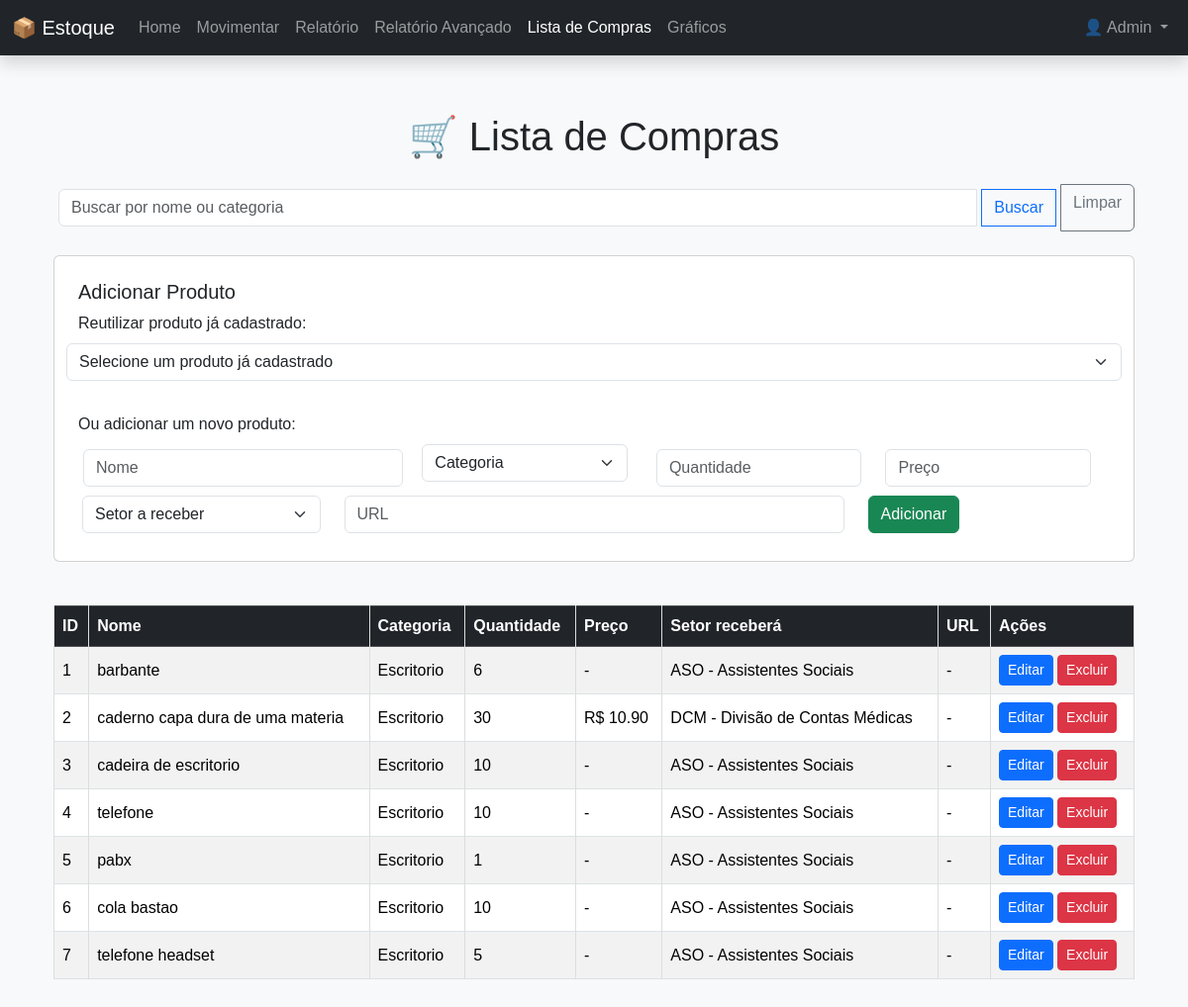
Page /lista_compras (signed in) on the earlier database version.
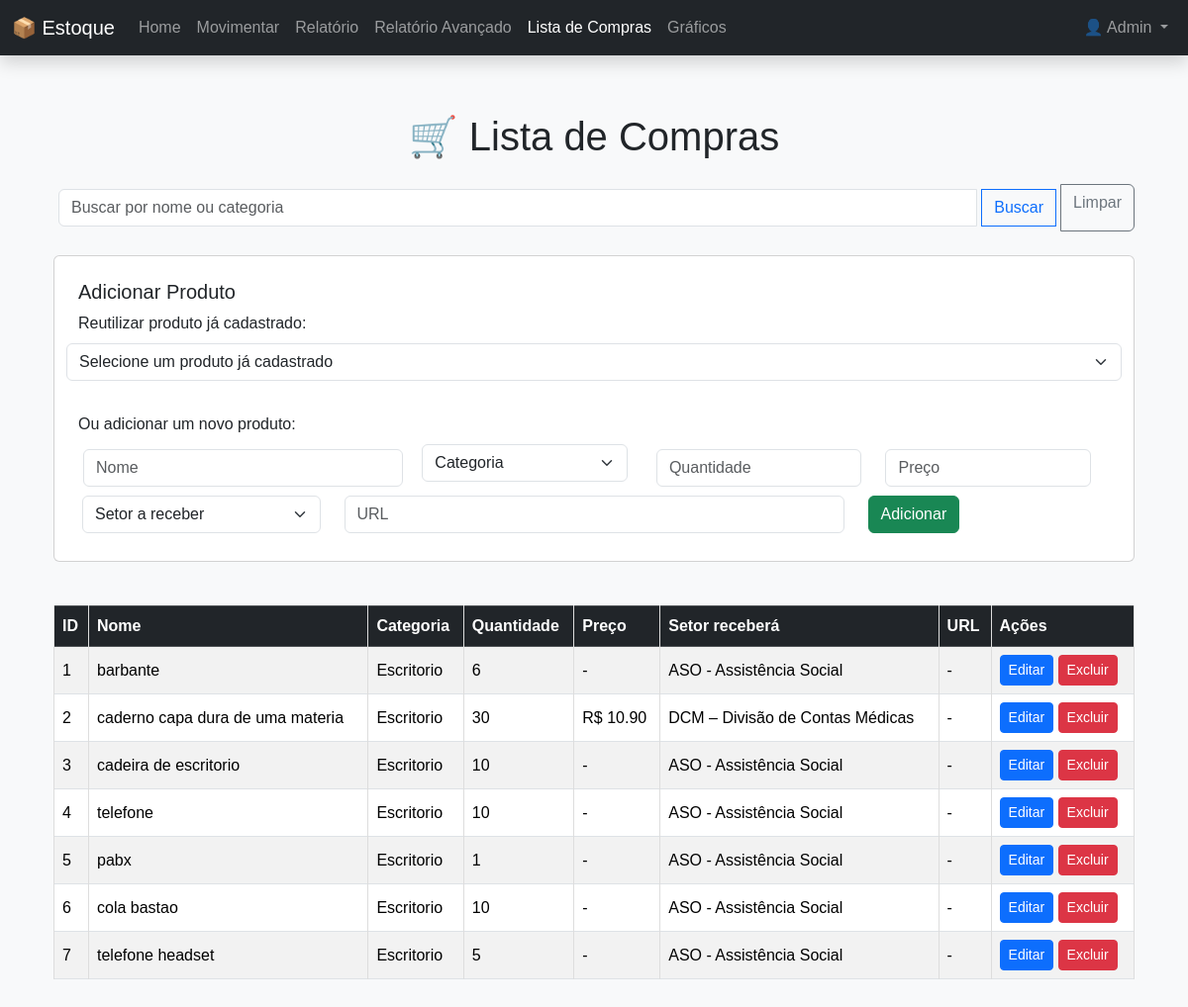
Same page on the later database version.
### models.py (models this page shows, shortened)
class Compra(db.Model):
    __tablename__ = 'compras'
    id = db.Column(db.Integer, primary_key=True)
    nome = db.Column(db.String(100), nullable=False)
    categoria_id = db.Column(db.Integer, db.ForeignKey('categoria.id'), nullable=False)
    quantidade = db.Column(db.Integer, nullable=False)
    preco = db.Column(db.Float, nullable=True)
    setor_id = db.Column(db.Integer, db.ForeignKey('setores.id'), nullable=True)
    url = db.Column(db.String(500), nullable=True)
    categoria = db.relationship('Categoria', backref='compras')
    setor = db.relationship('Setor', backref='compras')

class Setor(db.Model):
    __tablename__ = 'setores'
    id = db.Column(db.Integer, primary_key=True)
    nome = db.Column(db.String(100), nullable=False)
    status = db.Column(db.Boolean, default=True, nullable=True)

class Categoria(db.Model):
    id = db.Column(db.Integer, primary_key=True)
    nome = db.Column(db.String(50), nullable=False, unique=True)
    produtos = db.relationship('Produto', backref='categoria', lazy=True)

### app.py (the view)
@app.route('/lista_compras')
@login_required
def lista_compras():
    busca = request.args.get('busca')
    categorias = Categoria.query.all()
    setores = Setor.query.all()
    produtos = Produto.query.all()
    if busca:
        compras = Compra.query.join(Categoria).filter(
            Compra.nome.ilike(f'%{busca}%') |
            Categoria.nome.ilike(f'%{busca}%')
        ).all()
    else:
        compras = Compra.query.all()
    return render_template('lista_compras.html', categorias=categorias, setores=setores, compras=compras, produtos=produtos)

### app.py (called while the page is built)
@login_manager.user_loader
def load_user(user_id):
    return Usuario.query.get(int(user_id))

### models.py (called while the page is built)
    @property
    def is_admin(self):
        return self.tipo == 'admin'

### templates/lista_compras.html (shortened to what this page needs)
{% extends 'base.html' %}
{% block content %}
<div class="container mt-4">
  <h1 class="text-center mb-4">🛒 Lista de Compras</h1>
  <form class="input-group mb-4" method="GET" action="{{ url_for('lista_compras') }}">
    <input type="text" name="busca" class="form-control" placeholder="Buscar por nome ou categoria">
    <button class="btn btn-outline-primary" type="submit">Buscar</button>
    <a href="{{ url_for('lista_compras') }}" class="btn btn-outline-secondary">Limpar</a>
  </form>
  <div class="card p-4 mb-4">
    <h5 class="card-title">Adicionar Produto</h5>
    <div class="row">
      <label class="form-label">Reutilizar produto já cadastrado:</label>
      <select class="form-select" name="produto_id" id="produto_id">
        <option value="">Selecione um produto já cadastrado</option>
      </select>
    </div>
    <div class="row mt-3">
      <label class="form-label">Ou adicionar um novo produto:</label>
      <form action="{{ url_for('adicionar_compra') }}" method="POST" class="row">
        <div class="col col-4">
          <input type="text" name="nome" class="form-control" placeholder="Nome" required id="nome">
        </div>
        <div class="col">
          <select name="categoria_id" class="form-select"  id="categoria_id">
            <option value="">Categoria</option>
          </select>
        </div>
        <div class="col">
          <input type="number" name="quantidade" class="form-control" placeholder="Quantidade" required min="0">
        </div>
        <div class="col ">
          <input type="number" name="preco" class="form-control" step="0.01" placeholder="Preço" min="0" id="preco">
        </div>
      </div>
      <div class="row p-1">
        <div class="col">
          <select class="form-select" name="setor_id">
            <option value="">Setor a receber</option>
          </select>
        </div>
        <div class="col col-6" >
          <input type="text" name="url" class="form-control" placeholder="URL">
        </div>
        <div class="col">
          <button type="submit" class="btn btn-success">Adicionar</button>
        </div>
    </div>
  </div>
  <div class="table-responsive">
    <table class="table table-bordered table-striped table-hover align-middle">
      <thead class="table-dark">
        <tr>
          <th>ID</th>
          <th>Nome</th>
          <th>Categoria</th>
          <th>Quantidade</th>
          <th>Preço</th>
          <th>Setor receberá</th>
          <th>URL</th>
          <th>Ações</th>
        </tr>
      </thead>
      <tbody>
        {% for c in compras %}
        <tr>
          <td>{{ c.id }}</td>
          <td>{{ c.nome }}</td>
          <td>{% if c.categoria %}{{ c.categoria.nome }}{% else %} - {% endif %}</td>
          <td>{{ c.quantidade }}</td>
          <td>{% if c.preco %}R$ {{ "%.2f"|format(c.preco) }}{% else %} - {% endif %}</td>
          <td>{% if c.setor %}{{ c.setor.nome }}{% else %} - {% endif %}</td>
          <td>
              {% if c.url %}
                <a href="{{ c.url }}" target="_blank">
                  {{ c.url[:30] }}{% if c.url|length > 30 %}...{% endif %}
                </a>
              {% else %}
                -
              {% endif %}
          </td>
          <td>
            <a href="{{ url_for('edit_compra', id=c.id) }}" class="btn btn-sm btn-primary">Editar</a>
            <a href="{{ url_for('delete_compra', id=c.id) }}" class="btn btn-sm btn-danger"
               onclick="return confirm('Deseja mesmo excluir este produto da lista de compras?');">Excluir</a>
          </td>
        </tr>
        {% else %}
        <tr>
          <td colspan="8" class="text-center">Nenhum produto encontrado.</td>
        </tr>
        {% endfor %}
      </tbody>
    </table>
  </div>
</div>
{% endblock %}

Differences in the rows shown:
changed through a linked row, Compra "barbante": setor.nome "ASO - Assistentes Sociais" → "ASO - Assistência Social"
changed through a linked row, Compra "caderno capa dura de uma materia": setor.nome "DCM - Divisão de Contas Médicas" → "DCM – Divisão de Contas Médicas"
changed through a linked row, Compra "cadeira de escritorio": setor.nome "ASO - Assistentes Sociais" → "ASO - Assistência Social"
changed through a linked row, Compra "telefone": setor.nome "ASO - Assistentes Sociais" → "ASO - Assistência Social"
changed through a linked row, Compra "pabx": setor.nome "ASO - Assistentes Sociais" → "ASO - Assistência Social"
changed through a linked row, Compra "cola bastao": setor.nome "ASO - Assistentes Sociais" → "ASO - Assistência Social"
changed through a linked row, Compra "telefone headset": setor.nome "ASO - Assistentes Sociais" → "ASO - Assistência Social"
